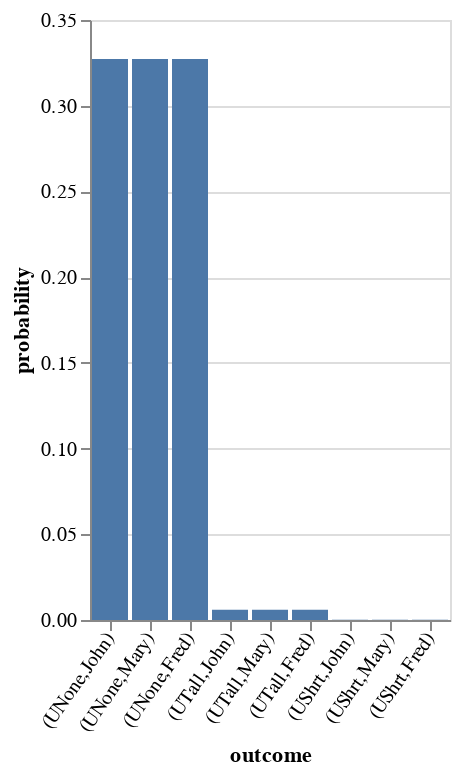

This figure's notebook cell:
### Code cell
vlShow . barFromDist <$> enumD utteranceEPrior

### Figure 1 — Vega-Lite specification as saved in the notebook (floating-point values rounded to 4 significant figures)
{"$schema": "https://vega.github.io/schema/vega-lite/v3.json", "data": {"values": [{"outcome": "(UNone,John)", "probability": 0.3272}, {"outcome": "(UNone,Mary)", "probability": 0.3272}, {"outcome": "(UNone,Fred)", "probability": 0.3272}, {"outcome": "(UTall,John)", "probability": 0.005993}, {"outcome": "(UTall,Mary)", "probability": 0.005993}, {"outcome": "(UTall,Fred)", "probability": 0.005993}, {"outcome": "(UShrt,John)", "probability": 0.0001098}, {"outcome": "(UShrt,Mary)", "probability": 0.0001098}, {"outcome": "(UShrt,Fred)", "probability": 0.0001098}]}, "description": "", "encoding": {"x": {"axis": {"labelAngle": -55}, "field": "outcome", "scale": {"rangeStep": 30}, "sort": null, "type": "ordinal"}, "y": {"field": "probability", "type": "quantitative"}}, "mark": "bar"}
